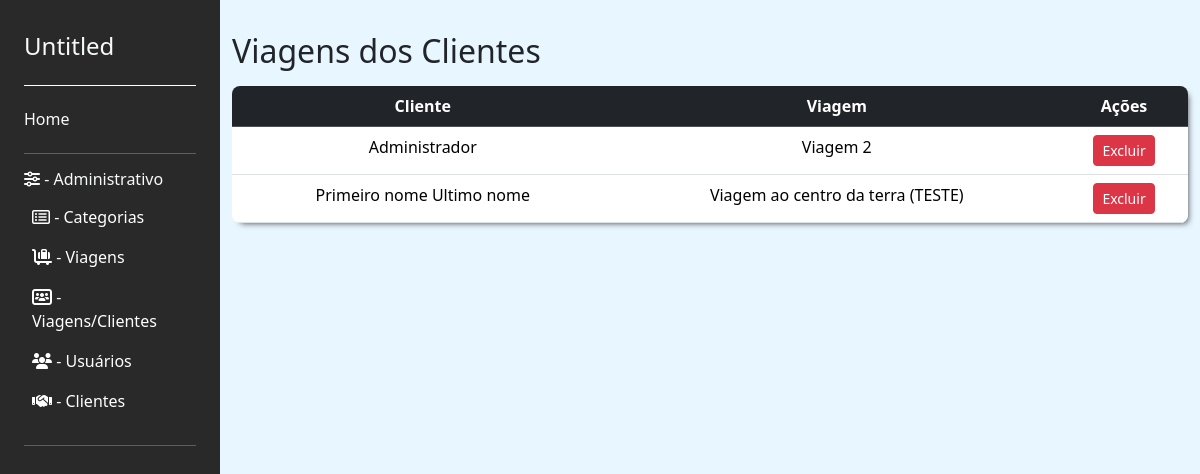
Before: /trip/listar_viagens_vinculadas/ (signed in) with the older database file.
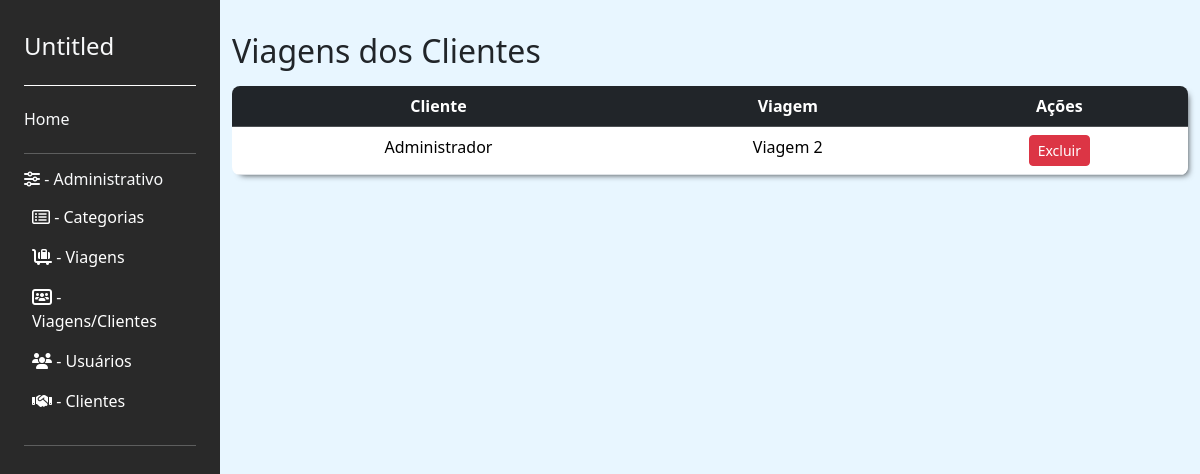
After: the same page with the newer database file.
### user/models.py (models this page shows, shortened)
class ViagensCliente(models.Model):
    cliente = models.ForeignKey(Cliente, on_delete=models.CASCADE)
    viagem = models.ForeignKey(Viagem, on_delete=models.CASCADE)

class Cliente(models.Model):
    user = models.OneToOneField(User, on_delete=models.CASCADE)
    rg = models.CharField(max_length=20, blank=True, null=True)
    cpf = models.CharField(max_length=14, blank=True, null=True)
    telefone = models.CharField(max_length=15, blank=True, null=True)
    data_nascimento = models.DateField(null=False)
    GENERO_CHOICES = (
        ('M', 'Masculino'),
        ('F', 'Feminino'),
        ('O', 'Outro')
    )
    genero = models.CharField(max_length=1, choices=GENERO_CHOICES)
    update_at = models.DateTimeField(auto_now=True)
    created_at = models.DateTimeField(auto_now_add=True)

### trip/models.py (models this page shows, shortened)
class Viagem(models.Model):
    titulo = models.CharField(max_length=200)
    slug = models.SlugField(unique=True, blank=True)
    categoria = models.ForeignKey(
        Categoria, on_delete=models.SET_NULL, null=True, blank=True, default=None)  # noqa
    descricao = models.TextField(null=False)
    custo = models.DecimalField(max_digits=10, decimal_places=2, null=False)
    preco = models.DecimalField(max_digits=10, decimal_places=2, null=False)
    check_in_data = models.DateTimeField(null=False)
    check_out_data = models.DateTimeField(null=False)
    vagas_disponiveis = models.IntegerField()
    cover = models.ImageField(
        upload_to='viagens_covers/', null=True, blank=True)
    is_active = models.BooleanField(default=True)
    created_at = models.DateTimeField(auto_now_add=True)
    updated_at = models.DateTimeField(auto_now=True)

### user/views.py (the view, shortened to what this page needs)
# urls.py: path('listar_viagens_vinculadas/', listar_viagens_vinculadas,
def listar_viagens_vinculadas(request):
    if request.user.is_authenticated and request.user.groups.filter(name='ADM').exists():
        viagens_clientes = ViagensCliente.objects.all()
        return render(request, 'trip/viagem/listar_viagens_vinculadas.html',
                      {'viagens_clientes': viagens_clientes})

### trip/templates/trip/viagem/listar_viagens_vinculadas.html (shortened to what this page needs)
{% extends 'base.html' %}
{% block content %}
  <h2>Viagens dos Clientes</h2>
  <div class="table-container mt-3">
    <table class="table  text-center" style="margin-bottom: 0;">
      <thead class="table-dark">
        <tr>
          <th>Cliente</th>
          <th>Viagem</th>
          <th>Ações</th>
        </tr>
      </thead>
      <tbody>
        {% for viagens_cliente in viagens_clientes %}
          <tr>
            <td>{{ viagens_cliente.cliente.user.first_name }} {{ viagens_cliente.cliente.user.last_name }}</td>
            <td>{{ viagens_cliente.viagem.titulo }}</td>
            <td>
              <button type="button" class="btn btn-danger btn-sm" data-bs-toggle="modal" data-bs-target="#excluirModal{{ viagens_cliente.id }}">
                Excluir
              </button>
            </td>
          </tr>
        {% endfor %}
      </tbody>
    </table>
  </div>
{% endblock content %}

Changed rows visible on the page:
removed ViagensCliente: cliente.user.first_name "Primeiro nome", cliente.user.last_name "Ultimo nome", viagem.titulo "Viagem ao centro da terra (TESTE)"
